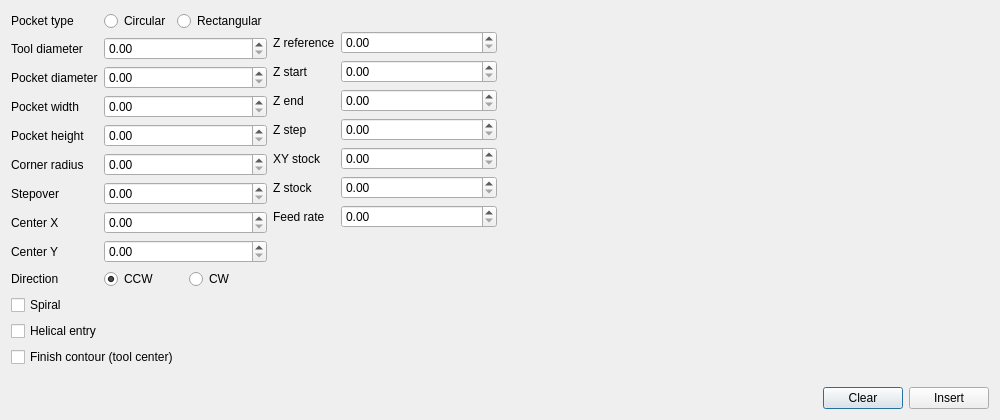
<?xml version="1.0" encoding="UTF-8"?>
<ui version="4.0">
    <class>PocketCalculatorDialog</class>
    <widget class="QDialog" name="PocketCalculatorDialog">
        <property name="geometry">
            <rect>
                <x>0</x>
                <y>0</y>
                <width>1000</width>
                <height>420</height>
            </rect>
        </property>
        <property name="windowTitle">
            <string>Pocket Calculator</string>
        </property>
        <layout class="QVBoxLayout" name="verticalLayout">
            <item>
                <layout class="QHBoxLayout" name="bodyLayout">
                    <item>
                        <widget class="QWidget" name="fieldsWidget">
                            <layout class="QHBoxLayout" name="fieldsLayout">
                                <property name="leftMargin">
                                    <number>0</number>
                                </property>
                                <property name="topMargin">
                                    <number>0</number>
                                </property>
                                <property name="rightMargin">
                                    <number>0</number>
                                </property>
                                <property name="bottomMargin">
                                    <number>0</number>
                                </property>
                                <item>
                                    <layout class="QFormLayout" name="geometryForm">
                                        <item row="0" column="0">
                                            <widget class="QLabel" name="typeLabel">
                                                <property name="text">
                                                    <string>Pocket type</string>
                                                </property>
                                            </widget>
                                        </item>
                                        <item row="0" column="1">
                                            <layout class="QHBoxLayout" name="typeLayout">
                                                <item>
                                                    <widget class="QRadioButton" name="circularRadio">
                                                        <property name="text">
                                                            <string>Circular</string>
                                                        </property>
                                                        <property name="checked">
                                                            <bool>true</bool>
                                                        </property>
                                                    </widget>
                                                </item>
                                                <item>
                                                    <widget class="QRadioButton" name="rectangularRadio">
                                                        <property name="text">
                                                            <string>Rectangular</string>
                                                        </property>
                                                    </widget>
                                                </item>
                                            </layout>
                                        </item>
                                        <item row="1" column="0">
                                            <widget class="QLabel" name="toolDiameterLabel">
                                                <property name="text">
                                                    <string>Tool diameter</string>
                                                </property>
                                            </widget>
                                        </item>
                                        <item row="1" column="1">
                                            <widget class="QDoubleSpinBox" name="toolDiameterSpin"/>
                                        </item>
                                        <item row="2" column="0">
                                            <widget class="QLabel" name="pocketDiameterLabel">
                                                <property name="text">
                                                    <string>Pocket diameter</string>
                                                </property>
                                            </widget>
                                        </item>
                                        <item row="2" column="1">
                                            <widget class="QDoubleSpinBox" name="pocketDiameterSpin"/>
                                        </item>
                                        <item row="3" column="0">
                                            <widget class="QLabel" name="pocketWidthLabel">
                                                <property name="text">
                                                    <string>Pocket width</string>
                                                </property>
                                            </widget>
                                        </item>
                                        <item row="3" column="1">
                                            <widget class="QDoubleSpinBox" name="pocketWidthSpin"/>
                                        </item>
                                        <item row="4" column="0">
                                            <widget class="QLabel" name="pocketHeightLabel">
                                                <property name="text">
                                                    <string>Pocket height</string>
                                                </property>
                                            </widget>
                                        </item>
                                        <item row="4" column="1">
                                            <widget class="QDoubleSpinBox" name="pocketHeightSpin"/>
                                        </item>
                                        <item row="5" column="0">
                                            <widget class="QLabel" name="cornerRadiusLabel">
                                                <property name="text">
                                                    <string>Corner radius</string>
                                                </property>
                                            </widget>
                                        </item>
                                        <item row="5" column="1">
                                            <widget class="QDoubleSpinBox" name="cornerRadiusSpin"/>
                                        </item>
                                        <item row="6" column="0">
                                            <widget class="QLabel" name="stepoverLabel">
                                                <property name="text">
                                                    <string>Stepover</string>
                                                </property>
                                            </widget>
                                        </item>
                                        <item row="6" column="1">
                                            <widget class="QDoubleSpinBox" name="stepoverSpin"/>
                                        </item>
                                        <item row="7" column="0">
                                            <widget class="QLabel" name="centerXLabel">
                                                <property name="text">
                                                    <string>Center X</string>
                                                </property>
                                            </widget>
                                        </item>
                                        <item row="7" column="1">
                                            <widget class="QDoubleSpinBox" name="centerXSpin"/>
                                        </item>
                                        <item row="8" column="0">
                                            <widget class="QLabel" name="centerYLabel">
                                                <property name="text">
                                                    <string>Center Y</string>
                                                </property>
                                            </widget>
                                        </item>
                                        <item row="8" column="1">
                                            <widget class="QDoubleSpinBox" name="centerYSpin"/>
                                        </item>
                                        <item row="9" column="0">
                                            <widget class="QLabel" name="directionLabel">
                                                <property name="text">
                                                    <string>Direction</string>
                                                </property>
                                            </widget>
                                        </item>
                                        <item row="9" column="1">
                                            <layout class="QHBoxLayout" name="directionLayout">
                                                <item>
                                                    <widget class="QRadioButton" name="ccwRadio">
                                                        <property name="text">
                                                            <string>CCW</string>
                                                        </property>
                                                        <property name="checked">
                                                            <bool>true</bool>
                                                        </property>
                                                    </widget>
                                                </item>
                                                <item>
                                                    <widget class="QRadioButton" name="cwRadio">
                                                        <property name="text">
                                                            <string>CW</string>
                                                        </property>
                                                    </widget>
                                                </item>
                                            </layout>
                                        </item>
                                        <item row="10" column="0" colspan="2">
                                            <layout class="QVBoxLayout" name="optionsLayout">
                                                <item>
                                                    <widget class="QCheckBox" name="spiralCheck">
                                                        <property name="text">
                                                            <string>Spiral</string>
                                                        </property>
                                                    </widget>
                                                </item>
                                                <item>
                                                    <widget class="QCheckBox" name="helixCheck">
                                                        <property name="text">
                                                            <string>Helical entry</string>
                                                        </property>
                                                    </widget>
                                                </item>
                                                <item>
                                                    <widget class="QCheckBox" name="correctionCheck">
                                                        <property name="text">
                                                            <string>Finish contour (tool center)</string>
                                                        </property>
                                                    </widget>
                                                </item>
                                            </layout>
                                        </item>
                                    </layout>
                                </item>
                                <item>
                                    <layout class="QFormLayout" name="cuttingForm">
                                        <item row="0" column="0" colspan="2">
                                            <widget class="QLabel" name="cuttingHeaderSpacer">
                                                <property name="text">
                                                    <string notr="true"></string>
                                                </property>
                                            </widget>
                                        </item>
                                        <item row="1" column="0">
                                            <widget class="QLabel" name="zReferenceLabel">
                                                <property name="text">
                                                    <string>Z reference</string>
                                                </property>
                                            </widget>
                                        </item>
                                        <item row="1" column="1">
                                            <widget class="QDoubleSpinBox" name="zReferenceSpin"/>
                                        </item>
                                        <item row="2" column="0">
                                            <widget class="QLabel" name="zStartLabel">
                                                <property name="text">
                                                    <string>Z start</string>
                                                </property>
                                            </widget>
                                        </item>
                                        <item row="2" column="1">
                                            <widget class="QDoubleSpinBox" name="zStartSpin"/>
                                        </item>
                                        <item row="3" column="0">
                                            <widget class="QLabel" name="zEndLabel">
                                                <property name="text">
                                                    <string>Z end</string>
                                                </property>
                                            </widget>
                                        </item>
                                        <item row="3" column="1">
                                            <widget class="QDoubleSpinBox" name="zEndSpin"/>
                                        </item>
                                        <item row="4" column="0">
                                            <widget class="QLabel" name="zStepLabel">
                                                <property name="text">
                                                    <string>Z step</string>
                                                </property>
                                            </widget>
                                        </item>
                                        <item row="4" column="1">
                                            <widget class="QDoubleSpinBox" name="zStepSpin"/>
                                        </item>
                                        <item row="5" column="0">
                                            <widget class="QLabel" name="stockXYLabel">
                                                <property name="text">
                                                    <string>XY stock</string>
                                                </property>
                                            </widget>
                                        </item>
                                        <item row="5" column="1">
                                            <widget class="QDoubleSpinBox" name="stockXYSpin"/>
                                        </item>
                                        <item row="6" column="0">
                                            <widget class="QLabel" name="stockZLabel">
                                                <property name="text">
                                                    <string>Z stock</string>
                                                </property>
                                            </widget>
                                        </item>
                                        <item row="6" column="1">
                                            <widget class="QDoubleSpinBox" name="stockZSpin"/>
                                        </item>
                                        <item row="7" column="0">
                                            <widget class="QLabel" name="feedLabel">
                                                <property name="text">
                                                    <string>Feed rate</string>
                                                </property>
                                            </widget>
                                        </item>
                                        <item row="7" column="1">
                                            <widget class="QDoubleSpinBox" name="feedSpin"/>
                                        </item>
                                    </layout>
                                </item>
                            </layout>
                        </widget>
                    </item>
                    <item>
                        <widget class="QWidget" name="previewHost">
                            <property name="minimumSize">
                                <size>
                                    <width>260</width>
                                    <height>220</height>
                                </size>
                            </property>
                            <layout class="QVBoxLayout" name="previewLayout">
                                <property name="leftMargin">
                                    <number>0</number>
                                </property>
                                <property name="topMargin">
                                    <number>0</number>
                                </property>
                                <property name="rightMargin">
                                    <number>0</number>
                                </property>
                                <property name="bottomMargin">
                                    <number>0</number>
                                </property>
                            </layout>
                        </widget>
                    </item>
                </layout>
            </item>
            <item>
                <layout class="QHBoxLayout" name="buttonsLayout">
                    <item>
                        <spacer name="buttonSpacer">
                            <property name="orientation">
                                <enum>Qt::Orientation::Horizontal</enum>
                            </property>
                            <property name="sizeHint">
                                <size>
                                    <width>40</width>
                                    <height>20</height>
                                </size>
                            </property>
                        </spacer>
                    </item>
                    <item>
                        <widget class="QPushButton" name="clearButton">
                            <property name="text">
                                <string>Clear</string>
                            </property>
                        </widget>
                    </item>
                    <item>
                        <widget class="QPushButton" name="insertButton">
                            <property name="text">
                                <string>Insert</string>
                            </property>
                        </widget>
                    </item>
                </layout>
            </item>
        </layout>
    </widget>
    <resources/>
    <connections/>
</ui>
